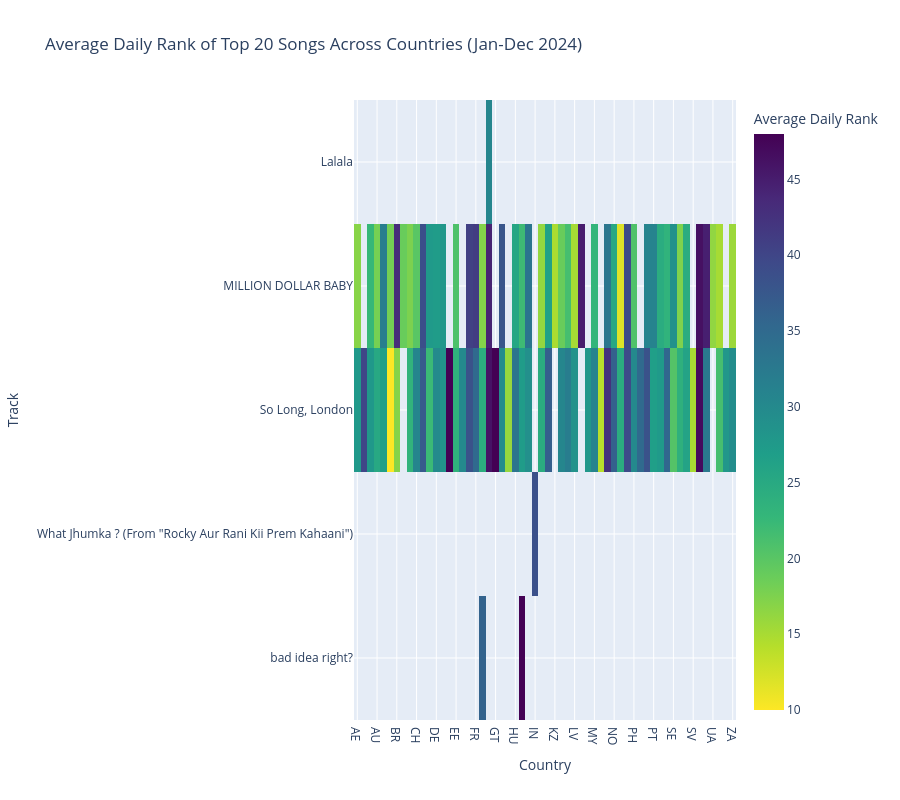

The notebook cell this image was saved under:
### Markdown cell above
#### (Design 3) Heatmap with Interactive Features

* **Connection to What/Why Target Pairs:**
    * **What:** Displays a heatmap visualizing the average daily rank of a selection of individual songs across the 73 countries.
    * **Why:** Directly addresses **Research Question 3**: To provide an **Interactive Exploration of Global Song Performance** for analysts to explore the performance of **individual songs** across different countries.
* **Idioms Involved:**
    * **Heatmap:** Uses a grid of colored cells where each cell represents the average daily rank of a specific song in a specific country. The color intensity corresponds to the rank value.
* **Methods Used:**
    * **Data Filtering:** Allows the analyst to select a specific song from the dataset (potentially through a dropdown menu or other interactive control).
    * **Data Aggregation:** Once a song is selected, the code filters the "Top Spotify Songs in 73 Countries" dataset to include only the data for that specific song. Then, it calculates the average daily rank of that song for each country where it appeared in the charts.
    * **Matrix Representation:** Organizes the aggregated data into a matrix where rows represent the selected song (or potentially a small set of pre-selected songs for comparison), columns represent the 73 countries, and the cell values are the calculated average daily ranks.
    * **Color Encoding:** Applies a color scale to the heatmap cells, where the color intensity represents the average daily rank. A reversed scale is likely used, with brighter colors indicating better performance (lower average rank) and darker colors indicating worse performance.
    * **Interactive Features:**
        * **Song Selection:** An interactive element (e.g., a dropdown) allows the user to choose which song's global performance they want to visualize.
        * **Hover Tooltips:** When the user hovers over a cell, a tooltip appears displaying the song name, the country, and the specific average daily rank value for that song in that country.
        * **Potential Filtering/Highlighting:** Additional interactive controls could allow filtering or highlighting countries based on specific rank ranges or other criteria for the selected song.

**Implementation:**

### Code cell
if spotify_data is not None and universal_spotify_data is not None and countries_geo is not None:
    print("Spotify data loaded successfully:", spotify_data.head())
    print("Universal Spotify data loaded successfully:", universal_spotify_data.head())
    print("Countries GeoJSON loaded successfully.")

    # Filter the universal Spotify data for the desired date range (Jan-01 to Dec-31)
    start_date = '2024-01-01'
    end_date = '2024-12-31'
    universal_spotify_data['snapshot_date'] = pd.to_datetime(universal_spotify_data['snapshot_date'])
    filtered_universal_data = universal_spotify_data[universal_spotify_data['snapshot_date'].between(start_date, end_date)]

    # Select the top N global songs based on 'All Time Rank' and get their track names
    top_n_global = 20
    top_global_tracks = spotify_data.sort_values('All Time Rank').head(top_n_global)['Track'].tolist()
    print(f"Top Global Tracks: {top_global_tracks}")

    # Filter the universal data to include only the top global tracks
    song_performance_filtered = filtered_universal_data[filtered_universal_data['name'].isin(top_global_tracks)]
    print(f"Shape of song_performance_filtered: {song_performance_filtered.shape}")

    # Calculate the average daily rank for each song in each country
    average_rank = song_performance_filtered.groupby(['name', 'country'])['daily_rank'].mean().reset_index()

    # Pivot the table to have countries as columns and songs as rows
    pivot_rank = average_rank.pivot(index='name', columns='country', values='daily_rank')

    # Identify countries with data for these top songs
    countries_in_data = [col for col in pivot_rank.columns if col in filtered_universal_data['country'].unique()]

    # Filter out songs that have NaN for all countries
    pivot_rank_with_data = pivot_rank[countries_in_data].dropna(axis=0, how='all')
    print(f"Number of songs in pivot_rank_with_data: {pivot_rank_with_data.shape[0]}")
    print(f"Songs in pivot_rank_with_data: {pivot_rank_with_data.index.tolist()}")

    # Create the heatmap
    fig = px.imshow(pivot_rank_with_data,
                    labels=dict(x="Country", y="Track", color="Average Daily Rank"),
                    x=pivot_rank_with_data.columns,
                    y=pivot_rank_with_data.index,
                    color_continuous_scale=px.colors.sequential.Viridis[::-1], # Use a reversed scale so lower rank (better) is a brighter color
                    title=f'Average Daily Rank of Top {top_n_global} Songs Across Countries (Jan-Dec 2024)',
                    aspect="auto") # Adjust aspect ratio to prevent squishing

    fig.update_layout(height=800) # Increase height to accommodate more tracks

    fig.show()

else:
    print("Could not proceed with visualization due to missing datasets.")

### Figure 1 — Plotly figure (JSON) as saved in the notebook; plotly's stock layout.template omitted (floating-point values rounded to 4 significant figures; data arrays with more than 128 entries replaced by an {"elided": "..."} marker saying what was removed)
{"data": [{"coloraxis": "coloraxis", "hovertemplate": "Country: %{x}<br>Track: %{y}<br>Average Daily Rank: %{z}<extra></extra>", "name": "0", "type": "heatmap", "x": ["AE", "AR", "AT", "AU", "BE", "BG", "BR", "BY", "CA", "CH", "CR", "CZ", "DE", "DK", "DO", "EE", "ES", "FI", "FR", "GB", "GR", "GT", "HK", "HN", "HU", "IE", "IL", "IN", "IS", "KR", "KZ", "LT", "LU", "LV", "MA", "MX", "MY", "NI", "NL", "NO", "NZ", "PA", "PH", "PK", "PL", "PT", "RO", "SA", "SE", "SG", "SK", "SV", "TH", "TW", "UA", "US", "VN", "ZA"], "xaxis": "x", "y": ["Lalala", "MILLION DOLLAR BABY", "So Long, London", "What Jhumka ? (From \"Rocky Aur Rani Kii Prem Kahaani\")", "bad idea right?"], "yaxis": "y", "z": {"elided": "5x58 float values"}}], "layout": {"coloraxis": {"colorbar": {"title": {"text": "Average Daily Rank"}}, "colorscale": [[0, "#fde725"], [0.1111, "#b5de2b"], [0.2222, "#6ece58"], [0.3333, "#35b779"], [0.4444, "#1f9e89"], [0.5556, "#26828e"], [0.6667, "#31688e"], [0.7778, "#3e4989"], [0.8889, "#482878"], [1, "#440154"]]}, "height": 800, "title": {"text": "Average Daily Rank of Top 20 Songs Across Countries (Jan-Dec 2024)"}, "xaxis": {"anchor": "y", "domain": [0, 1], "title": {"text": "Country"}}, "yaxis": {"anchor": "x", "autorange": "reversed", "domain": [0, 1], "title": {"text": "Track"}}}}
